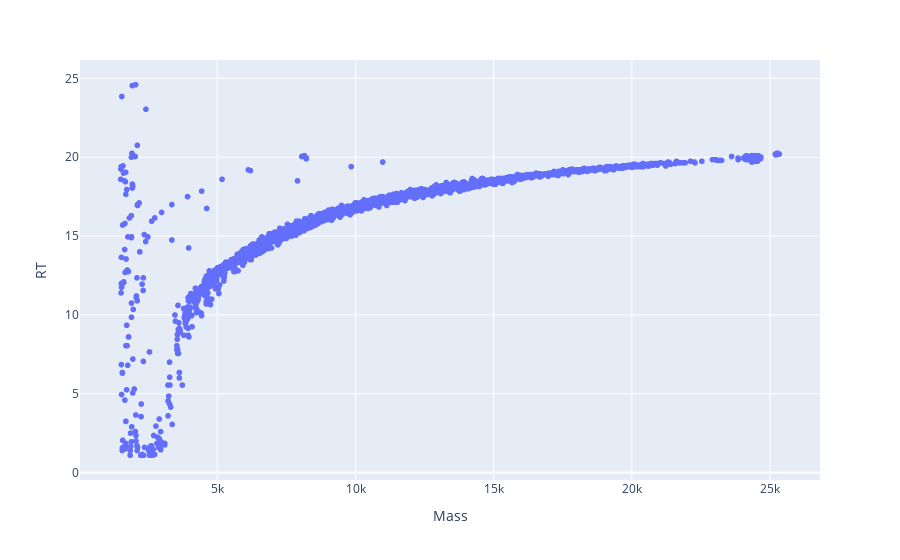

The notebook cell this image was saved under:
### Code cell
plotly_zone(df_alkb_only)

### Figure 1 — Plotly figure (JSON) as saved in the notebook; plotly's stock layout.template omitted (floating-point values rounded to 4 significant figures; data arrays with more than 128 entries replaced by an {"elided": "..."} marker saying what was removed)
{"data": [{"hovertemplate": "Mass=%{x}<br>RT=%{y}<extra></extra>", "legendgroup": "", "marker": {"color": "#636efa", "symbol": "circle"}, "mode": "markers", "name": "", "showlegend": false, "type": "scattergl", "x": {"elided": "2977 float values"}, "xaxis": "x", "y": {"elided": "2977 float values"}, "yaxis": "y"}], "layout": {"legend": {"tracegroupgap": 0}, "margin": {"t": 60}, "xaxis": {"anchor": "y", "domain": [0, 1], "title": {"text": "Mass"}}, "yaxis": {"anchor": "x", "domain": [0, 1], "title": {"text": "RT"}}}}
